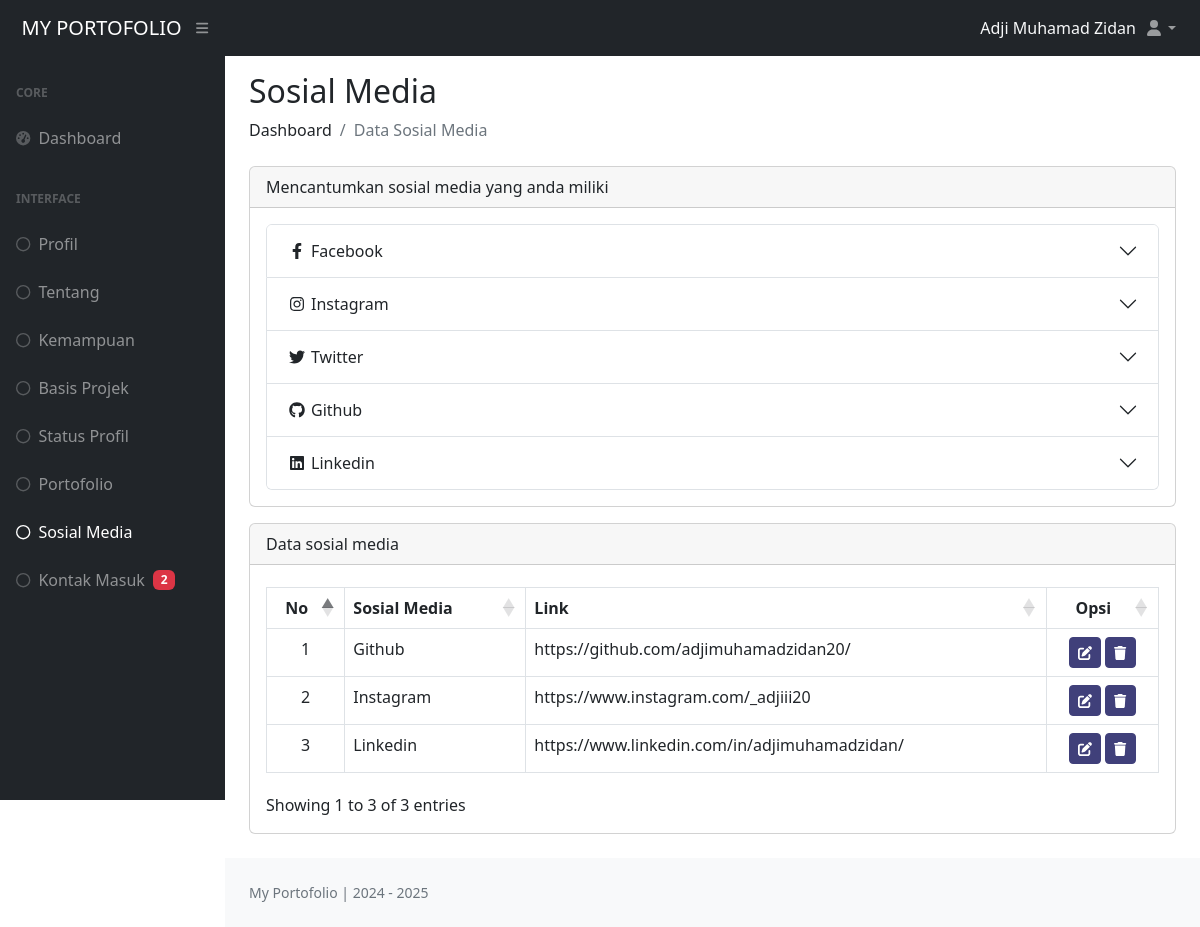
The app's page /dashboard/index.php?halaman=sosial_media (signed in), older data.
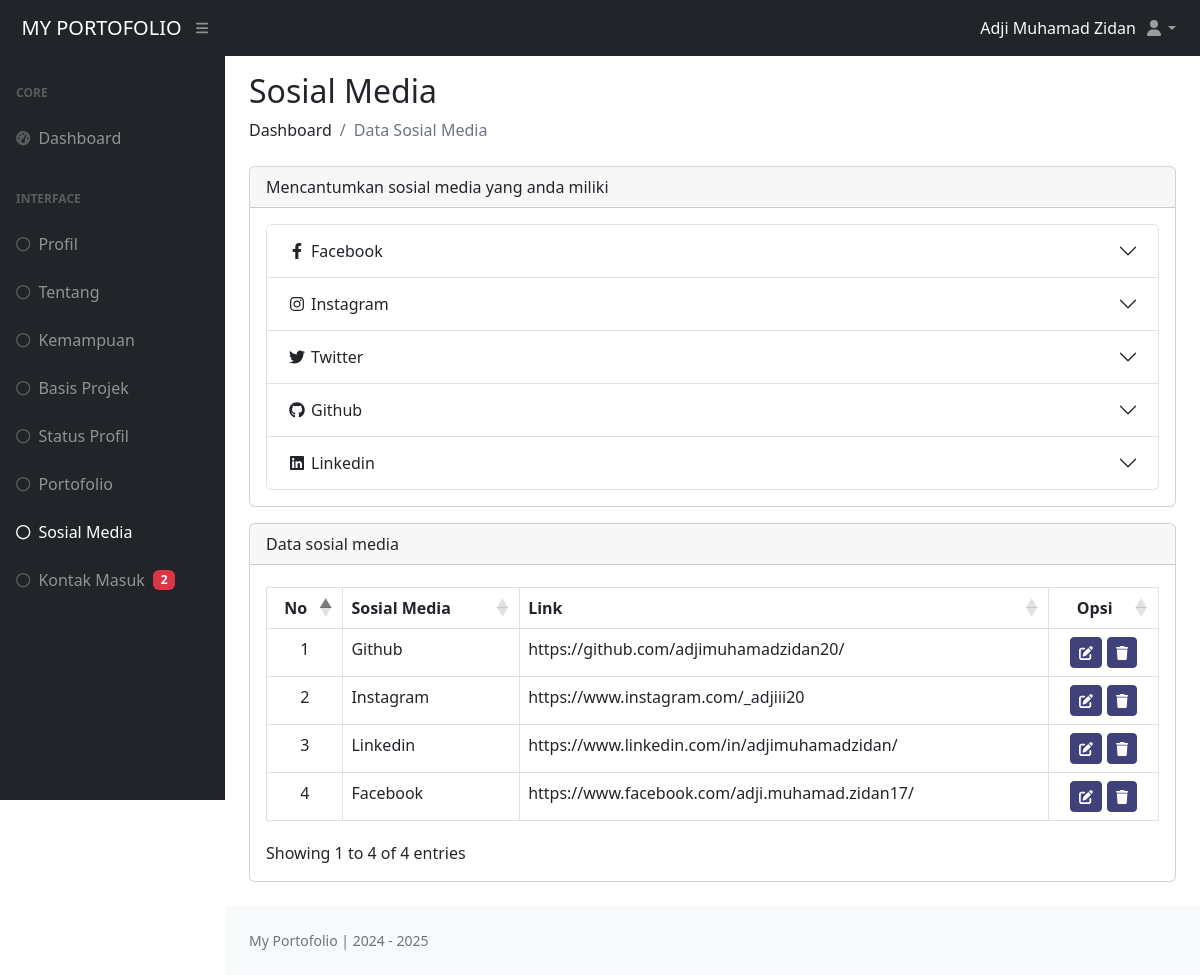
The same page, newer data.
### tables this page shows
CREATE TABLE `dt_sosialmedia` (
  `id` int(11) NOT NULL,
  `sosial_media` varchar(100) NOT NULL,
  `link` varchar(100) NOT NULL,
  `id_admin` int(11) NOT NULL,
  `created_at` timestamp NOT NULL DEFAULT current_timestamp() ON UPDATE current_timestamp()
);

### dashboard/pages/sosialmedia.php (the view, shortened to what this page needs)
<?php
  require 'config/koneksi_db.php';
  $sql = "SELECT * FROM dt_sosialmedia";
  $query = mysqli_query($koneksi, $sql);
  $row = [];
  while ($data = mysqli_fetch_assoc($query)) {
    $row[] = $data;
  }
?>
<h2 class="mt-3">Sosial Media</h2>
<ol class="breadcrumb mb-4">
  <li class="breadcrumb-item">Dashboard</li>
  <li class="breadcrumb-item active">Data Sosial Media</li>
</ol>
<div class="row mb-3">
  <div class="col">
    <div class="card">
      <div class="card-header">
        Mencantumkan sosial media yang anda miliki
      </div>
      <div class="card-body">
        <div class="accordion" id="accordionExample">
          <div class="accordion-item">
            <h2 class="accordion-header">
              <button class="accordion-button collapsed" type="button" data-bs-toggle="collapse" data-bs-target="#collapseOne" aria-expanded="true" aria-controls="collapseOne">
                <i class="fab fa-fw fa-facebook-f me-1"></i>Facebook
              </button>
            </h2>
          </div>
          <div class="accordion-item">
            <h2 class="accordion-header">
              <button class="accordion-button collapsed" type="button" data-bs-toggle="collapse" data-bs-target="#collapseTwo" aria-expanded="false" aria-controls="collapseTwo">
                <i class="fab fa-fw fa-instagram me-1"></i>Instagram
              </button>
            </h2>
          </div>
          <div class="accordion-item">
            <h2 class="accordion-header">
              <button class="accordion-button collapsed" type="button" data-bs-toggle="collapse" data-bs-target="#collapseThree" aria-expanded="false" aria-controls="collapseThree">
                <i class="fab fa-fw fa-twitter me-1"></i>Twitter
              </button>
            </h2>
          </div>
          <div class="accordion-item">
            <h2 class="accordion-header">
              <button class="accordion-button collapsed" type="button" data-bs-toggle="collapse" data-bs-target="#collapseFive" aria-expanded="false" aria-controls="collapseThree">
                <i class="fab fa-fw fa-github me-1"></i>Github
              </button>
            </h2>
          </div>
          <div class="accordion-item">
            <h2 class="accordion-header">
              <button class="accordion-button collapsed" type="button" data-bs-toggle="collapse" data-bs-target="#collapseSix" aria-expanded="false" aria-controls="collapseThree">
                <i class="fab fa-fw fa-linkedin me-1"></i>Linkedin
              </button>
            </h2>
          </div>
        </div>
      </div>
    </div>
  </div>
</div>
<div class="row">
  <div class="col mb-4">
    <div class="card">
      <div class="card-header">
        Data sosial media
      </div>
      <div class="card-body table-responsive">
        <table id="tabel_sosial" class="table table-bordered">
            <thead>
              <tr>
                <th class="text-center">No</th>
                <th class="text-nowrap">Sosial Media</th>
                <th class="text-nowrap">Link</th>
                <th class="text-center text-nowrap">Opsi</th>
              </tr>
            </thead>
            <tbody>
              <?php
                $no = 0;
                foreach ($row as $sosial) :
                $no++;
              ?>
                <tr>
                  <td class="text-center"><?= $no; ?></td>
                  <td class="text-nowrap"><?= ucwords($sosial['sosial_media']); ?></td>
                  <td class="text-nowrap"><?= $sosial['link']; ?></td>
                  <td nowrap="nowrap">
                    <center>
                      <button type="button" class="btn btn-primary text-white btn-sm" data-bs-toggle="modal"
                      data-bs-target="#editSosial"
                      data-id="<?= $sosial['id']; ?>"
                      data-sosial="<?= $sosial['sosial_media']; ?>"
                      data-link="<?= $sosial['link']; ?>" title="Ubah data"
                      ><i class="fas fa-edit"></i></button>
                      <button type="button" class="btn btn-primary text-white btn-sm" data-bs-toggle="modal"
                      data-bs-target="#hapusSosial<?= $sosial['id']; ?>" title="Hapus data">
                      <i class="fas fa-trash"></i></button>
                    </center>
                  </td>
                </tr>
              <?php endforeach; ?>
            </tbody>
        </table>
      </div>
    </div>
  </div>
</div>

### dashboard/index.php (shortened to what this page needs)
<!DOCTYPE html>
<html lang="en">
  <head>
    <link rel="stylesheet" href="https://cdn.datatables.net/1.13.6/css/dataTables.bootstrap5.min.css">
    <link href="https://cdn.jsdelivr.net/npm/simple-datatables@7.1.2/dist/style.min.css" rel="stylesheet" />
    <link href="assets/css/styles.css" rel="stylesheet" />
    <link href="https://cdn.jsdelivr.net/npm/summernote@0.9.0/dist/summernote-lite.min.css" rel="stylesheet">
    <link rel="stylesheet" href="assets/plugins/toastr/toastr.min.css">
  </head>
  <body class="sb-nav-fixed">
      <nav class="sb-topnav navbar navbar-expand navbar-dark bg-dark">
        <?php require 'section/navbar.php'; ?>
      </nav>
      <div id="layoutSidenav">
        <div id="layoutSidenav_nav">
          <?php require 'section/sidebar.php'; ?>
        </div>
        <div id="layoutSidenav_content">
          <main>
              <div class="container-fluid px-4">
                <?php require 'config/halaman.php'; ?>
              </div>
          </main>
          <footer class="py-4 bg-light mt-auto">
              <div class="container-fluid px-4">
                  <div class="d-flex align-items-center justify-content-center justify-content-md-between small">
                      <div class="text-muted">My Portofolio | 2024 - <?= date('Y'); ?></div>
                  </div>
              </div>
          </footer>
        </div>
      </div>
  </body>
</html>

### dashboard/section/navbar.php (shortened to what this page needs)
<a class="navbar-brand ps-3 text-center" href="index.php?halaman=dashboard">MY PORTOFOLIO</a>
<button class="btn btn-link btn-sm order-1 order-lg-0 me-3 me-lg-0" id="sidebarToggle" href="#!"><i class="fas fa-bars"></i></button>
<div class="d-flex justify-content-end align-items-center w-100">
  <ul class="navbar-nav ms-md-0 me-0 me-lg-3">
    <li class="nav-item text-light d-none d-md-flex align-items-md-center"><?= $_SESSION['admin']; ?></li>
    <li class="nav-item dropdown">
      <a class="nav-link dropdown-toggle" id="navbarDropdown" href="#" role="button" data-bs-toggle="dropdown" aria-expanded="false"><i class="fas fa-user fa-fw"></i></a>
    </li>
  </ul>
</div>

### dashboard/section/sidebar.php (shortened to what this page needs)
<?php
    $pages = @$_GET['halaman'];
    if ($pages == 'dashboard') {
        $active1 = 'active';
        $active2 = '';
        $active3 = '';
        $active4 = '';
        $active5 = '';
        $active6 = '';
        $active7 = '';
        $active8 = '';
        $active9 = '';
    }
    else if ($pages == 'sosial_media') {
        $active1 = '';
        $active2 = '';
        $active3 = '';
        $active4 = '';
        $active5 = '';
        $active6 = '';
        $active7 = '';
        $active8 = 'active';
        $active9 = '';
    }
    require 'config/koneksi_db.php';
    $sql = "SELECT * FROM dt_kontak";
    $query = mysqli_query($koneksi, $sql);
    $jumlah = mysqli_num_rows($query);
?>
<nav class="sb-sidenav accordion sb-sidenav-dark" id="sidenavAccordion">
    <div class="sb-sidenav-menu">
        <div class="nav">
            <div class="sb-sidenav-menu-heading">Core</div>
            <a class="nav-link <?= $active1; ?>" href="index.php?halaman=dashboard">
                <div class="sb-nav-link-icon"><i class="fas fa-tachometer-alt"></i></div>
                Dashboard
            </a>
            <div class="sb-sidenav-menu-heading">Interface</div>
            <a class="nav-link <?= $active2; ?>" href="index.php?halaman=profil">
                <div class="sb-nav-link-icon"><i class="far fa-circle"></i></div>
                Profil
            </a>
            <a class="nav-link <?= $active3; ?>" href="index.php?halaman=tentang">
                <div class="sb-nav-link-icon"><i class="far fa-circle"></i></div>
                Tentang
            </a>
            <a class="nav-link <?= $active4; ?>" href="index.php?halaman=kemampuan">
                <div class="sb-nav-link-icon"><i class="far fa-circle"></i></div>
                Kemampuan
            </a>
            <a class="nav-link <?= $active5; ?>" href="index.php?halaman=basis">
                <div class="sb-nav-link-icon"><i class="far fa-circle"></i></div>
                Basis Projek
            </a>
            <a class="nav-link <?= $active6; ?>" href="index.php?halaman=status">
                <div class="sb-nav-link-icon"><i class="far fa-circle"></i></div>
                Status Profil
            </a>
            <a class="nav-link <?= $active7; ?>" href="index.php?halaman=portofolio">
                <div class="sb-nav-link-icon"><i class="far fa-circle"></i></div>
                Portofolio
            </a>
            <a class="nav-link <?= $active8; ?>" href="index.php?halaman=sosial_media">
                <div class="sb-nav-link-icon"><i class="far fa-circle"></i></div>
                Sosial Media
            </a>
            <a class="nav-link <?= $active9; ?>" href="index.php?halaman=kontak">
                <div class="sb-nav-link-icon"><i class="far fa-circle"></i></div>
                Kontak Masuk<span class="ms-2 badge text-bg-danger"><?= $jumlah; ?></span>
            </a>
        </div>
    </div>
</nav>

### dashboard/config/halaman.php (shortened to what this page needs)
<?php
	if (isset($_GET['halaman'])) {
		if ($_GET['halaman'] == 'dashboard') {
			require 'pages/dashboard.php';
		}
		else if ($_GET['halaman'] == 'profil') {
			require 'pages/profil.php';
		}
		else if ($_GET['halaman'] == 'tambah_data_profil') {
			require 'pages/add_pages/tambah_profil.php';
		}
		else if ($_GET['halaman'] == 'akun') {
			require 'pages/pengaturan_akun.php';
		}
		else if ($_GET['halaman'] == 'tentang') {
			require 'pages/tentang.php';
		}
		else if ($_GET['halaman'] == 'tambah_tentang') {
			require 'pages/add_pages/tambah_hal_tentang.php';
		}
		else if ($_GET['halaman'] == 'edit_tentang') {
			require 'pages/edit_pages/edit_hal_tentang.php';
		}
		else if ($_GET['halaman'] == 'portofolio') {
			require 'pages/portofolio.php';
		}
		else if ($_GET['halaman'] == 'tambah_porto') {
			require 'pages/add_pages/tambah_hal_portofolio.php';
		}
		else if ($_GET['halaman'] == 'edit_porto') {
			require 'pages/edit_pages/edit_hal_portofolio.php';
		}
		else if ($_GET['halaman'] == 'sosial_media') {
			require 'pages/sosialmedia.php';
		}
	}
	else {
		require 'pages/dashboard.php';
	}
?>

### dashboard/index.php (style rules this page uses)
.btn-primary, .bg-primary { background-color: #40407a !important; border-color: #40407a !important; }

Row changes from the older to the newer data that the page shows:
added dt_sosialmedia: sosial_media "Facebook", link "https://www.facebook.com/adji.muhamad.zidan17/"
Text that changed along with them:
text written by a page script: "Showing 1 to 3 of 3 entries" → "Showing 1 to 4 of 4 entries"
